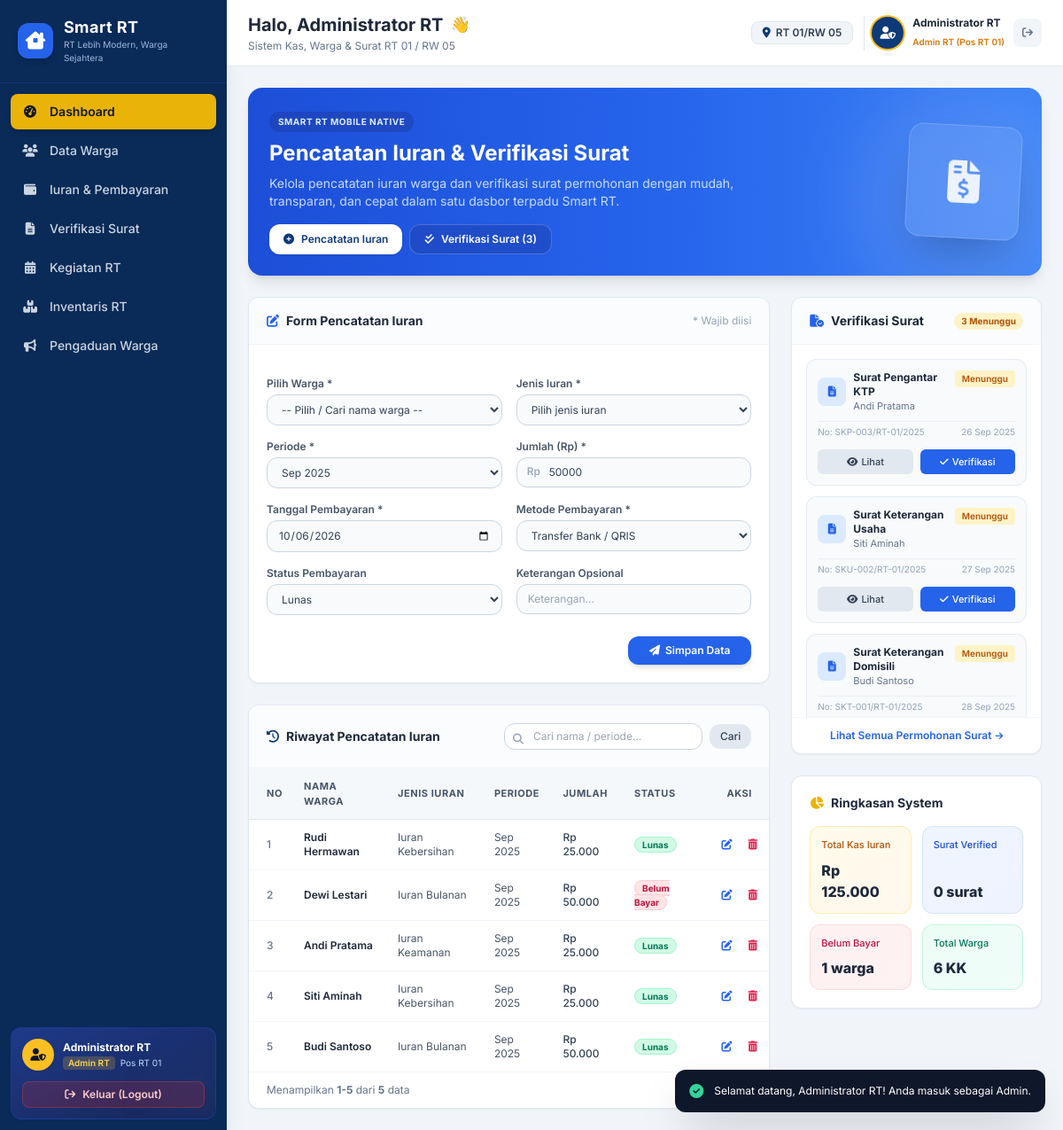
/index.php (signed in), run on the app's committed database.
### tables this page shows
CREATE TABLE IF NOT EXISTS `warga` (
    `id` INT AUTO_INCREMENT PRIMARY KEY,
    `nama` VARCHAR(100) NOT NULL,
    `email` VARCHAR(100) DEFAULT NULL UNIQUE,
    `password` VARCHAR(255) DEFAULT NULL,
    `level` VARCHAR(20) NOT NULL DEFAULT 'user',
    `blok_no` VARCHAR(50) NOT NULL,
    `nik` VARCHAR(20) DEFAULT NULL,
    `no_kk` VARCHAR(20) DEFAULT NULL,
    `no_hp` VARCHAR(20) DEFAULT NULL,
    `status_warga` ENUM('Tetap', 'Kontrak') DEFAULT 'Tetap',
    `created_at` TIMESTAMP DEFAULT CURRENT_TIMESTAMP
);

CREATE TABLE IF NOT EXISTS `iuran` (
    `id` INT AUTO_INCREMENT PRIMARY KEY,
    `warga_id` INT DEFAULT NULL,
    `nama` VARCHAR(100) NOT NULL,
    `jenis` VARCHAR(50) NOT NULL,
    `periode` VARCHAR(20) NOT NULL,
    `jumlah` INT NOT NULL,
    `metode` ENUM('Transfer', 'Tunai') DEFAULT 'Transfer',
    `tanggal` DATE NOT NULL,
    `keterangan` TEXT DEFAULT NULL,
    `status` ENUM('Lunas', 'Belum Bayar') DEFAULT 'Lunas',
    `created_at` TIMESTAMP DEFAULT CURRENT_TIMESTAMP,
    FOREIGN KEY (`warga_id`) REFERENCES `warga`(`id`) ON DELETE SET NULL
);

CREATE TABLE IF NOT EXISTS `surat` (
    `id` INT AUTO_INCREMENT PRIMARY KEY,
    `no_surat` VARCHAR(50) NOT NULL,
    `jenis_surat` VARCHAR(100) NOT NULL,
    `pemohon` VARCHAR(100) NOT NULL,
    `nik` VARCHAR(20) DEFAULT NULL,
    `keperluan` TEXT DEFAULT NULL,
    `tanggal_pengajuan` DATE NOT NULL,
    `status` ENUM('Menunggu', 'Verified', 'Ditolak') DEFAULT 'Menunggu',
    `created_at` TIMESTAMP DEFAULT CURRENT_TIMESTAMP
);

### index.php (the view, shortened to what the rows shown need)
<?php
require_once __DIR__ . '/config/database.php';
$warga_list = $pdo->query("SELECT * FROM warga ORDER BY nama ASC")->fetchAll();
$surat_pending = $pdo->query("SELECT * FROM surat WHERE status = 'Menunggu' ORDER BY id DESC")->fetchAll();
$search = trim($_GET['search'] ?? '');
if (!empty($search)) {
    $stmtI = $pdo->prepare("SELECT * FROM iuran WHERE nama LIKE ? OR jenis LIKE ? OR periode LIKE ? ORDER BY id DESC");
    $stmtI->execute(["%$search%", "%$search%", "%$search%"]);
    $iuran_data = $stmtI->fetchAll();
} else {
    $iuran_data = $pdo->query("SELECT * FROM iuran ORDER BY id DESC")->fetchAll();
}
require_once __DIR__ . '/includes/header.php';
?>
<div class="bg-gradient-to-r from-blue-700 via-brand-accent to-blue-500 rounded-2xl p-5 sm:p-6 text-white shadow-lg relative overflow-hidden flex flex-col md:flex-row justify-between items-start md:items-center gap-4">
    <div class="z-10 max-w-xl">
        <h1 class="text-xl sm:text-2xl font-bold mb-2">Pencatatan Iuran & Verifikasi Surat</h1>
    </div>
</div>
<div class="grid grid-cols-1 lg:grid-cols-3 gap-4 sm:gap-6">
    <div class="lg:col-span-2 space-y-4 sm:space-y-6">
        <div class="bg-white rounded-xl shadow-sm border border-slate-200 overflow-hidden">
            <div class="overflow-x-auto">
                <table class="w-full text-left border-collapse min-w-[600px]">
                    <thead>
                        <tr class="bg-slate-100/70 border-b border-slate-200 text-[11px] font-bold text-slate-600 uppercase tracking-wider">
                            <th class="p-3 pl-4 sm:pl-5">No</th>
                            <th class="p-3">Nama Warga</th>
                            <th class="p-3">Jenis Iuran</th>
                            <th class="p-3">Periode</th>
                            <th class="p-3">Jumlah</th>
                            <th class="p-3">Status</th>
                            <th class="p-3 pr-4 sm:pr-5 text-center">Aksi</th>
                        </tr>
                    </thead>
                    <tbody class="divide-y divide-slate-100 text-xs">
                        <?php if (empty($iuran_data)): ?>
                            <tr>
                                <td colspan="7" class="p-6 text-center text-slate-400 italic">
                                    Belum ada data pencatatan iuran.
                                </td>
                            </tr>
                        <?php else: ?>
                            <?php foreach ($iuran_data as $idx => $row): ?>
                                <?php
                                    $isLunas = ($row['status'] === 'Lunas');
                                    $badgeClass = $isLunas
                                        ? "bg-emerald-100 text-emerald-700 border-emerald-200"
                                        : "bg-rose-100 text-rose-700 border-rose-200";
                                ?>
                                <tr class="hover:bg-slate-50 transition border-b border-slate-100">
                                    <td class="p-3 pl-4 sm:pl-5 text-slate-500 font-medium"><?= $idx + 1 ?></td>
                                    <td class="p-3 font-semibold text-slate-800"><?= htmlspecialchars($row['nama']) ?></td>
                                    <td class="p-3 text-slate-600"><?= htmlspecialchars($row['jenis']) ?></td>
                                    <td class="p-3 text-slate-600"><?= htmlspecialchars($row['periode']) ?></td>
                                    <td class="p-3 font-medium text-slate-700">Rp <?= number_format($row['jumlah'], 0, ',', '.') ?></td>
                                    <td class="p-3">
                                        <span class="px-2 py-0.5 rounded-full text-[10px] font-bold border <?= $badgeClass ?>">
                                            <?= htmlspecialchars($row['status']) ?>
                                        </span>
                                    </td>
                                    <td class="p-3 pr-4 sm:pr-5 text-center">
                                        <div class="flex items-center justify-center gap-1.5">
                                            <a href="index.php?edit_id=<?= $row['id'] ?>#iuranFormSection" class="p-1.5 text-blue-600 hover:bg-blue-50 rounded transition" title="Edit">
                                                <i class="fa-solid fa-pen-to-square"></i>
                                            </a>
                                            <a href="index.php?action=delete_iuran&id=<?= $row['id'] ?>" onclick="return confirm('Apakah Anda yakin ingin menghapus data ini?')" class="p-1.5 text-rose-600 hover:bg-rose-50 rounded transition" title="Hapus">
                                                <i class="fa-solid fa-trash-can"></i>
                                            </a>
                                        </div>
                                    </td>
                                </tr>
                            <?php endforeach; ?>
                        <?php endif; ?>
                    </tbody>
                </table>
            </div>
        </div>
    </div>
    <div class="space-y-4 sm:space-y-6">
        <div id="verifikasiSuratSection" class="bg-white rounded-xl shadow-sm border border-slate-200 overflow-hidden">
            <div class="p-3.5 sm:p-4 space-y-3 max-h-[420px] overflow-y-auto">
                <?php if (empty($surat_pending)): ?>
                    <div class="p-4 bg-slate-50 text-center rounded-xl border border-dashed text-xs text-slate-400">
                        <i class="fa-solid fa-circle-check text-emerald-500 text-lg mb-1 block"></i>
                        Tidak ada permohonan surat yang menunggu verifikasi.
                    </div>
                <?php else: ?>
                    <?php foreach ($surat_pending as $surat): ?>
                        <div class="p-3 bg-slate-50 border border-slate-200/80 rounded-xl hover:shadow-sm transition space-y-2">
                            <div class="flex items-start justify-between gap-2">
                                <div class="flex items-center gap-2">
                                    <div class="w-8 h-8 rounded-lg bg-blue-100 text-blue-600 flex items-center justify-center font-bold text-xs flex-shrink-0">
                                        <i class="fa-solid fa-file-lines"></i>
                                    </div>
                                    <div>
                                        <h4 class="font-bold text-xs text-slate-800"><?= htmlspecialchars($surat['jenis_surat']) ?></h4>
                                        <p class="text-[11px] text-slate-500"><?= htmlspecialchars($surat['pemohon']) ?></p>
                                    </div>
                                </div>
                                <span class="bg-amber-100 text-amber-700 text-[10px] font-semibold px-2 py-0.5 rounded">Menunggu</span>
                            </div>
                            <div class="text-[10px] text-slate-400 flex items-center justify-between pt-1 border-t border-slate-200/50">
                                <span>No: <?= htmlspecialchars($surat['no_surat']) ?></span>
                                <span><?= date('d M Y', strtotime($surat['tanggal_pengajuan'])) ?></span>
                            </div>
                            <div class="flex gap-2 pt-1">
                                <button onclick="previewSurat('<?= htmlspecialchars($surat['jenis_surat']) ?>', '<?= htmlspecialchars($surat['pemohon']) ?>', '<?= htmlspecialchars($surat['no_surat']) ?>', '<?= htmlspecialchars($surat['keperluan']) ?>')" class="flex-1 py-1.5 bg-slate-200 hover:bg-slate-300 text-slate-700 rounded-md text-[11px] font-medium transition flex items-center justify-center gap-1">
                                    <i class="fa-solid fa-eye"></i> Lihat
                                </button>
                                <a href="index.php?action=verify_surat&id=<?= $surat['id'] ?>" class="flex-1 py-1.5 bg-brand-accent hover:bg-blue-700 text-white rounded-md text-[11px] font-medium transition flex items-center justify-center gap-1 shadow-xs">
                                    <i class="fa-solid fa-check"></i> Verifikasi
                                </a>
                            </div>
                        </div>
                    <?php endforeach; ?>
                <?php endif; ?>
            </div>
        </div>
    </div>
</div>
<?php require_once __DIR__ . '/includes/footer.php'; ?>

### includes/header.php (shortened to what the rows shown need)
<?php
require_once __DIR__ . '/auth.php';
$user = current_user();
$isAdmin = is_admin();
$userRoleName = $isAdmin ? 'Admin RT' : 'Warga';
?>
<!DOCTYPE html>
<html lang="id">
<head>
    <script src="https://cdn.tailwindcss.com"></script>
    <link rel="stylesheet" href="https://cdnjs.cloudflare.com/ajax/libs/font-awesome/6.4.0/css/all.min.css">
</head>
<body class="bg-slate-100 font-sans text-slate-800 antialiased min-h-screen flex flex-col md:flex-row">
    <aside class="hidden md:flex w-64 bg-brand-dark text-white flex-shrink-0 flex-col justify-between shadow-xl min-h-screen sticky top-0 h-screen overflow-y-auto">
        <div>
            <a href="index.php" class="p-5 flex items-center gap-3 border-b border-blue-900/50 hover:bg-blue-900/30 transition">
                <div>
                    <h1 class="font-bold text-lg leading-tight tracking-wide">Smart RT</h1>
                </div>
            </a>
        </div>
        <div class="p-3 m-3 bg-gradient-to-br from-blue-900 to-blue-950 rounded-xl border border-blue-800/60 relative overflow-hidden">
            <div class="relative z-10 space-y-3">
                <div class="flex items-center gap-2.5">
                    <div class="min-w-0 flex-1">
                        <span class="font-bold text-xs text-white block truncate"><?= htmlspecialchars($user['nama'] ?? 'Pengguna') ?></span>
                        <div class="flex items-center gap-1.5 mt-0.5">
                            <span class="text-[10px] px-1.5 py-0.2 rounded font-semibold <?= $isAdmin ? 'bg-amber-400/20 text-amber-300' : 'bg-emerald-400/20 text-emerald-300' ?>">
                                <?= $userRoleName ?>
                            </span>
                            <?php if (!empty($user['blok_no'])): ?>
                                <span class="text-[10px] text-blue-200 truncate"><?= htmlspecialchars($user['blok_no']) ?></span>
                            <?php endif; ?>
                        </div>
                    </div>
                </div>
            </div>
        </div>
    </aside>
    <main class="flex-1 flex flex-col min-w-0 overflow-y-auto">
        <header class="bg-white border-b border-slate-200 px-4 sm:px-6 py-3.5 flex flex-wrap items-center justify-between gap-3 sticky top-0 z-20 shadow-xs">
            <div>
                <h2 class="text-lg sm:text-xl font-bold text-slate-800 flex items-center gap-2">
                    Halo, <?= htmlspecialchars($user['nama'] ?? 'Warga') ?> <span class="text-lg">👋</span>
                </h2>
                <p class="text-[11px] sm:text-xs text-slate-500 mt-0.5">Sistem Kas, Warga & Surat RT 01 / RW 05</p>
            </div>
            <div class="flex items-center gap-2 sm:gap-3">
                <div class="flex items-center gap-2.5 pl-2 border-l border-slate-200">
                    <div class="hidden sm:block text-left">
                        <span class="block text-xs font-bold text-slate-800 leading-tight"><?= htmlspecialchars($user['nama'] ?? 'Pengguna') ?></span>
                        <span class="text-[10px] font-semibold <?= $isAdmin ? 'text-amber-600' : 'text-emerald-600' ?>">
                            <?= $userRoleName ?> (<?= htmlspecialchars($user['blok_no'] ?? '-') ?>)
                        </span>
                    </div>
                </div>
            </div>
        </header>
        <div class="p-3 sm:p-6 pb-24 md:pb-6 space-y-4 sm:space-y-6">

### data on the page
warga: nama "Administrator RT", blok_no "Pos RT 01"
iuran: nama "Rudi Hermawan", jenis "Iuran Kebersihan", periode "Sep 2025", jumlah "25.000", status "Lunas"
iuran: nama "Dewi Lestari", jenis "Iuran Bulanan", periode "Sep 2025", jumlah "50.000", status "Belum Bayar"
iuran: nama "Andi Pratama", jenis "Iuran Keamanan", periode "Sep 2025", jumlah "25.000", status "Lunas"
iuran: nama "Siti Aminah", jenis "Iuran Kebersihan", periode "Sep 2025", jumlah "25.000", status "Lunas"
iuran: nama "Budi Santoso", jenis "Iuran Bulanan", periode "Sep 2025", jumlah "50.000", status "Lunas"
surat: jenis_surat "Surat Pengantar KTP", pemohon "Andi Pratama", no_surat "SKP-003/RT-01/2025", tanggal_pengajuan "26 Sep 2025"
surat: jenis_surat "Surat Keterangan Usaha", pemohon "Siti Aminah", no_surat "SKU-002/RT-01/2025", tanggal_pengajuan "27 Sep 2025"
surat: jenis_surat "Surat Keterangan Domisili", pemohon "Budi Santoso", no_surat "SKT-001/RT-01/2025", tanggal_pengajuan "28 Sep 2025"

### other printed values
$userRoleName "Admin RT"
$surat_pending_count "3"
count($iuran_data) "5"
$total_iuran_masuk "125.000"
$surat_verified_count "0"
$belum_bayar_count "1"
$total_warga_count "6"
form field periode "Sep 2025"
